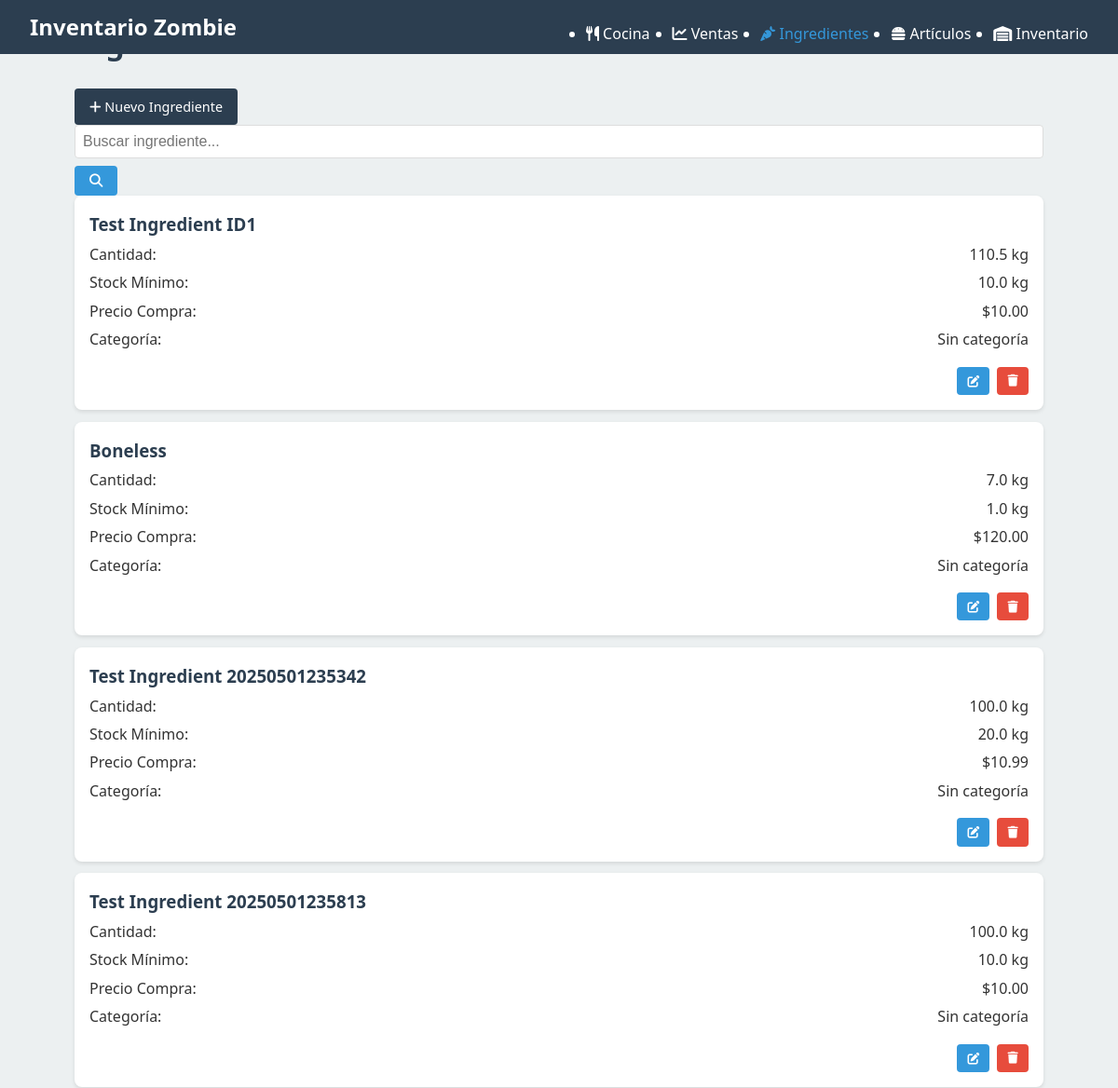
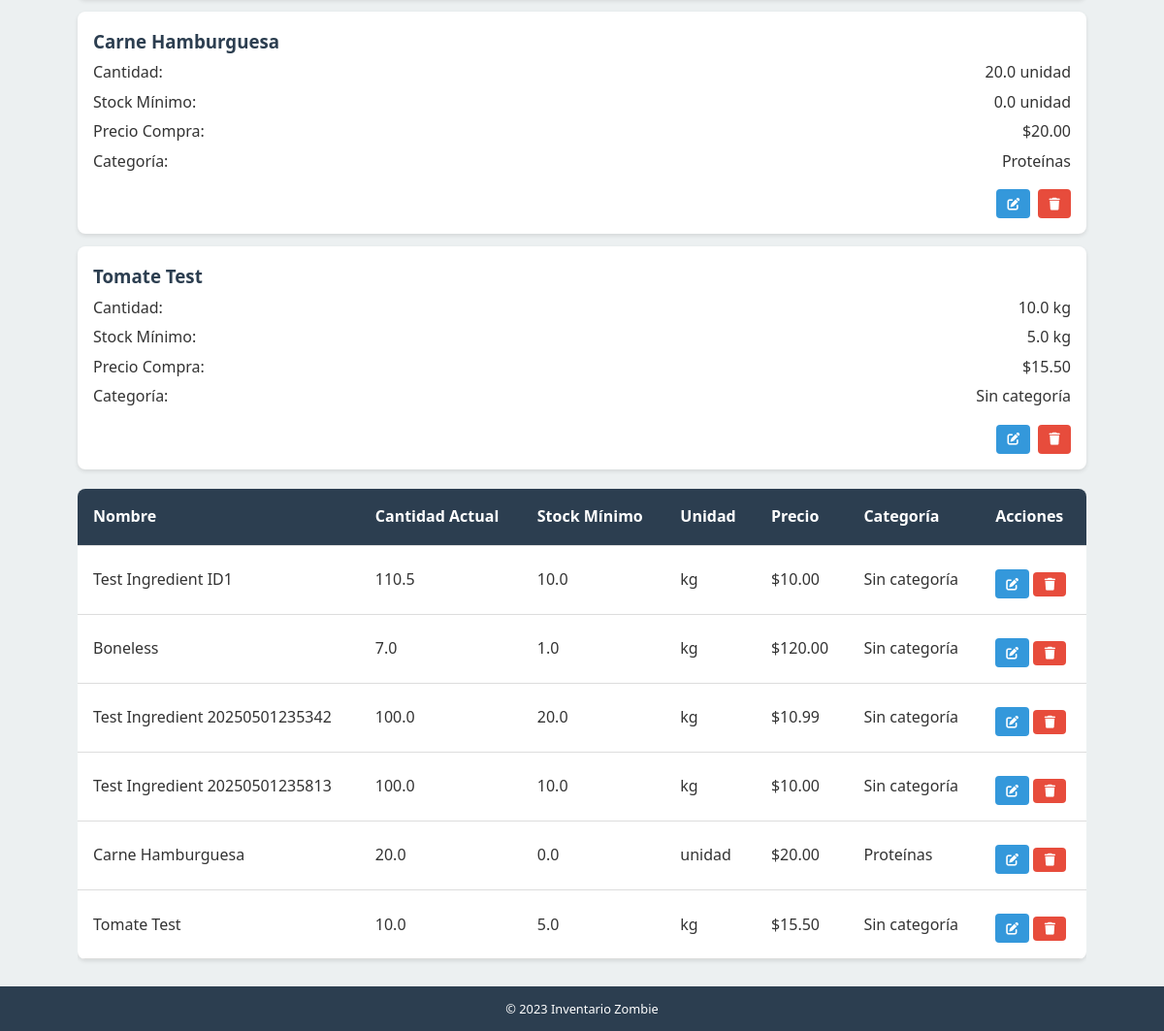
The page /ingredientes/ on the database as committed earlier (2 pictures, top to bottom).
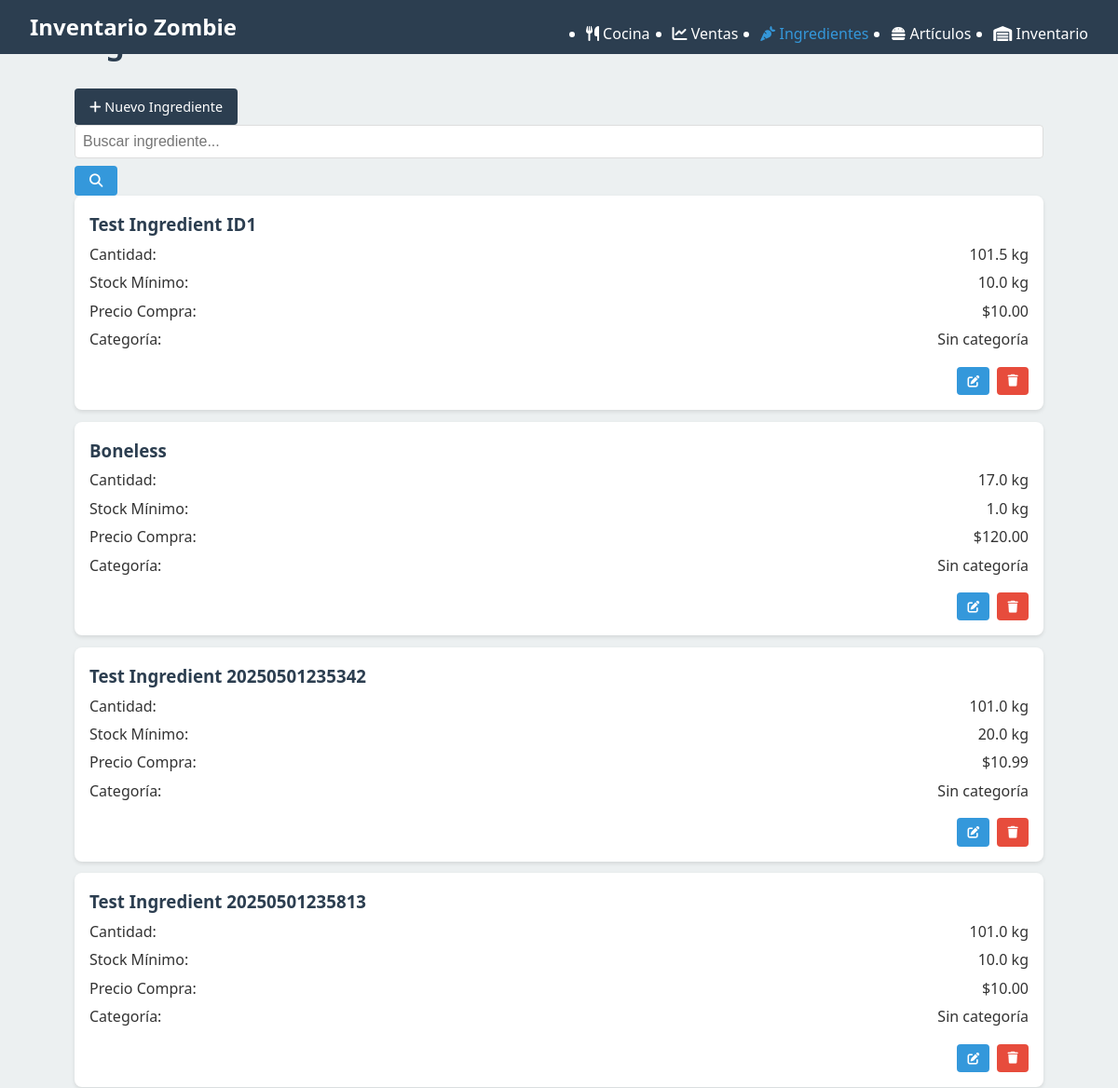
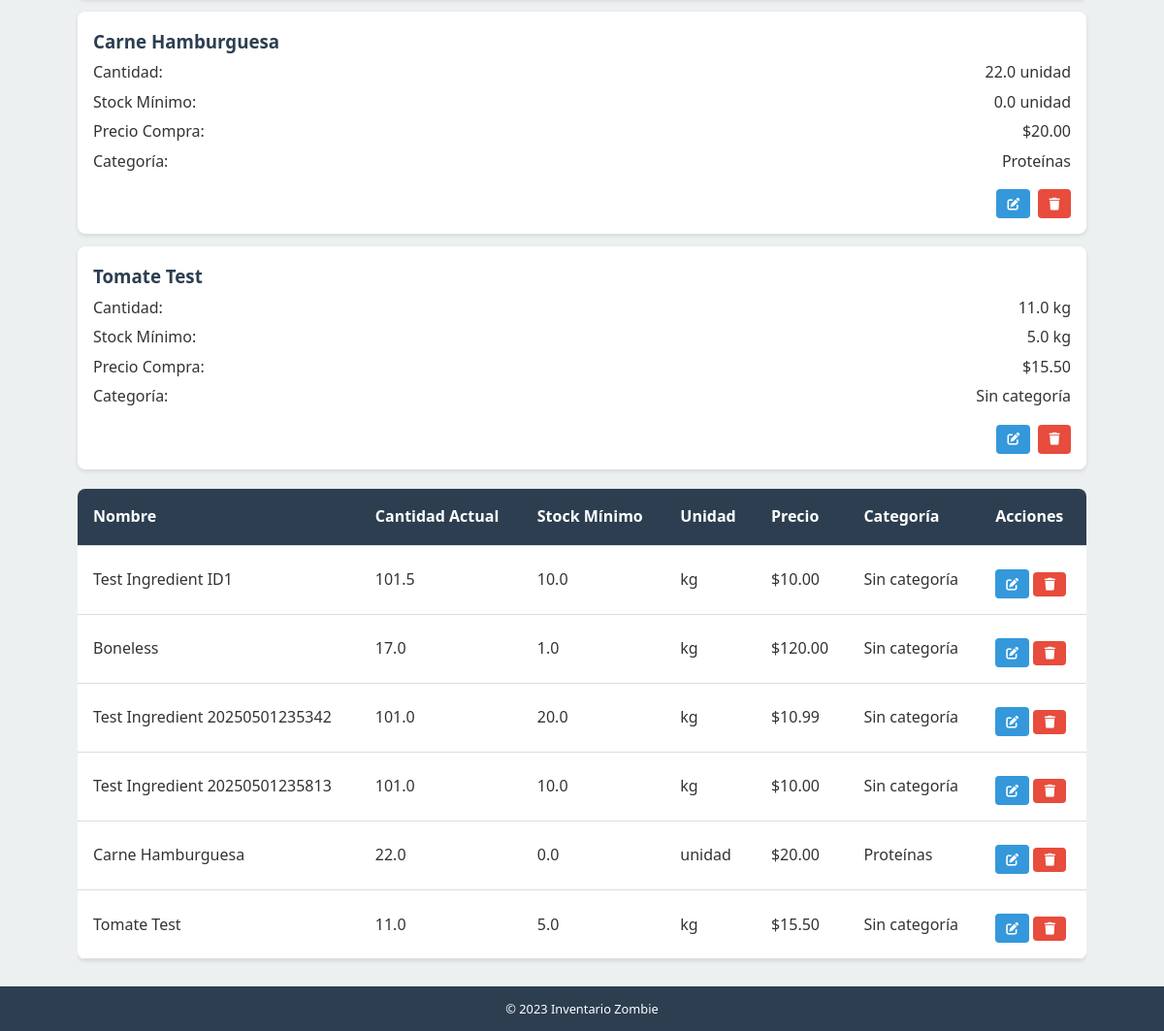
The same page on the database as committed later (2 pictures, top to bottom).
### tables this page shows
CREATE TABLE Ingredientes (
    id INTEGER PRIMARY KEY AUTOINCREMENT,
    nombre TEXT NOT NULL UNIQUE,
    unidad_medida TEXT NOT NULL,
    precio_compra REAL,
    cantidad_actual REAL NOT NULL DEFAULT 0,
    stock_minimo REAL
, categoria TEXT);

### routes/ingredientes.py (the view)
@ingredientes_web_bp.route('/', methods=['GET'])
def index():
    db = get_db()
    cursor = db.execute('SELECT * FROM Ingredientes')
    ingredientes = []
    for row in cursor.fetchall():
        ingrediente = dict(
            id=row['id'],
            nombre=row['nombre'],
            unidad_medida=row['unidad_medida'],
            precio_compra=row['precio_compra'],
            cantidad_actual=row['cantidad_actual'],
            stock_minimo=row['stock_minimo']
        )
        try:
            ingrediente['categoria'] = row['categoria']
        except (IndexError, KeyError):
            ingrediente['categoria'] = None
        ingredientes.append(ingrediente)
    return render_template('ingredientes/lista.html', ingredientes=ingredientes)

### app.py (called while the page is built)
@app.after_request
def add_cors_headers(response):
    response.headers.add('Access-Control-Allow-Origin', '*')
    response.headers.add('Access-Control-Allow-Headers', 'Content-Type,Authorization')
    response.headers.add('Access-Control-Allow-Methods', 'GET,PUT,POST,DELETE,OPTIONS')
    return response

### database.py (called while the page is built)
def get_db():
    if 'db' not in g:
        g.db = sqlite3.connect(
            current_app.config['DATABASE'],
            detect_types=sqlite3.PARSE_DECLTYPES
        )
        g.db.row_factory = sqlite3.Row
    return g.db

### templates/ingredientes/lista.html (shortened to what this page needs)
{% extends "layout.html" %}
{% block content %}
<div class="page-header">
    <h1>Ingredientes</h1>
    <a href="{{ url_for('ingredientes_web.nuevo') }}" class="btn btn-primary">
        <i class="fas fa-plus"></i> Nuevo Ingrediente
    </a>
</div>
<div class="search-box">
    <input type="text" id="search-input" placeholder="Buscar ingrediente...">
    <button id="search-button" class="btn">
        <i class="fas fa-search"></i>
    </button>
</div>
<div class="item-list" id="ingredient-cards">
    {% for ingrediente in ingredientes %}
    <div class="item-card">
        <h3>{{ ingrediente.nombre }}</h3>
        <div class="item-detail">
            <span>Cantidad:</span>
            <span class="{% if ingrediente.cantidad_actual <= ingrediente.stock_minimo %}low-stock{% endif %}">
                {{ ingrediente.cantidad_actual }} {{ ingrediente.unidad_medida }}
            </span>
        </div>
        <div class="item-detail">
            <span>Stock Mínimo:</span>
            <span>{{ ingrediente.stock_minimo }} {{ ingrediente.unidad_medida }}</span>
        </div>
        <div class="item-detail">
            <span>Precio Compra:</span>
            <span>${{ "%.2f"|format(ingrediente.precio_compra) }}</span>
        </div>
        <div class="item-detail">
            <span>Categoría:</span>
            <span>{{ ingrediente.get('categoria') or 'Sin categoría' }}</span>
        </div>
        <div class="item-actions">
            <a href="{{ url_for('ingredientes_web.editar', id=ingrediente.id) }}" class="btn btn-secondary btn-sm">
                <i class="fas fa-edit"></i>
            </a>
            <button class="btn btn-danger btn-sm delete-ingredient"
                   data-id="{{ ingrediente.id }}"
                   data-name="{{ ingrediente.nombre }}">
                <i class="fas fa-trash"></i>
            </button>
        </div>
    </div>
    {% endfor %}
</div>
<div class="table-responsive d-none d-md-block">
    <table>
        <thead>
            <tr>
                <th>Nombre</th>
                <th>Cantidad Actual</th>
                <th>Stock Mínimo</th>
                <th>Unidad</th>
                <th>Precio</th>
                <th>Categoría</th>
                <th>Acciones</th>
            </tr>
        </thead>
        <tbody>
            {% for ingrediente in ingredientes %}
            <tr>
                <td>{{ ingrediente.nombre }}</td>
                <td class="{% if ingrediente.cantidad_actual <= ingrediente.stock_minimo %}low-stock{% endif %}">
                    {{ ingrediente.cantidad_actual }}
                </td>
                <td>{{ ingrediente.stock_minimo }}</td>
                <td>{{ ingrediente.unidad_medida }}</td>
                <td>${{ "%.2f"|format(ingrediente.precio_compra) }}</td>
                <td>{{ ingrediente.get('categoria') or 'Sin categoría' }}</td>
                <td>
                    <a href="{{ url_for('ingredientes_web.editar', id=ingrediente.id) }}" class="btn btn-secondary btn-sm">
                        <i class="fas fa-edit"></i>
                    </a>
                    <button class="btn btn-danger btn-sm delete-ingredient"
                           data-id="{{ ingrediente.id }}"
                           data-name="{{ ingrediente.nombre }}">
                        <i class="fas fa-trash"></i>
                    </button>
                </td>
            </tr>
            {% else %}
            <tr>
                <td colspan="7" class="text-center">No hay ingredientes registrados</td>
            </tr>
            {% endfor %}
        </tbody>
    </table>
</div>
{% endblock %}

### templates/layout.html (shortened to what this page needs)
<!DOCTYPE html>
<html lang="es">
<head>
    <link rel="stylesheet" href="{{ url_for('static', filename='css/main.css') }}">
    <link rel="stylesheet" href="https://cdnjs.cloudflare.com/ajax/libs/font-awesome/6.1.1/css/all.min.css">
</head>
<body>
    <header>
        <nav>
            <div class="logo">
                <a href="{{ url_for('index') }}">Inventario Zombie</a>
            </div>
            <ul class="nav-links">
                <li><a href="{{ url_for('recepciones_web.formulario') }}"><i class="fas fa-utensils"></i> Cocina</a></li>
                <li><a href="{{ url_for('ventas_web.lista') }}"><i class="fas fa-chart-line"></i> Ventas</a></li>
                <li><a href="{{ url_for('ingredientes_web.index') }}"><i class="fas fa-carrot"></i> Ingredientes</a></li>
                <li><a href="{{ url_for('articulos_web.index') }}"><i class="fas fa-hamburger"></i> Artículos</a></li>
                <li><a href="{{ url_for('inventario_web.dashboard') }}"><i class="fas fa-warehouse"></i> Inventario</a></li>
            </ul>
        </nav>
    </header>
    <main class="container">
        {% block content %}{% endblock %}
    </main>
    <footer>
        <p>&copy; 2023 Inventario Zombie</p>
    </footer>
</body>
</html>

### static/css/main.css (style rules this page uses)
:root { --primary-color: #2c3e50; --secondary-color: #3498db; --accent-color: #e74c3c; --background-color: #ecf0f1; --text-color: #333; --light-text: #fff; --success-color: #2ecc71; --warning-color: #f39c12; --error-color: #e74c3c; --info-color: #3498db; }
* { margin: 0; padding: 0; box-sizing: border-box; }
body { font-family: 'Segoe UI', Tahoma, Geneva, Verdana, sans-serif; line-height: 1.6; color: var(--text-color); background-color: var(--background-color); }
.container { width: 95%; margin: 0 auto; padding: 10px; }
header { background-color: var(--primary-color); color: var(--light-text); padding: 0.5rem 0; position: fixed; top: 0; width: 100%; z-index: 1000; }
nav { display: flex; justify-content: space-between; align-items: center; padding: 0 1rem; }
.logo a { color: var(--light-text); text-decoration: none; font-size: 1.2rem; font-weight: bold; }
.nav-links { position: fixed; top: 0; right: -100%; width: 70%; height: 100vh; background-color: var(--primary-color); flex-direction: column; justify-content: flex-start; align-items: center; padding-top: 60px; transition: right 0.3s ease; z-index: 900; }
.nav-links li { margin: 1rem 0; width: 100%; text-align: center; }
.nav-links a { color: var(--light-text); text-decoration: none; font-size: 1.1rem; display: block; padding: 0.5rem 0; transition: background-color 0.3s; }
.nav-links a:hover, .nav-links a.active { background-color: var(--secondary-color); }
main { margin-top: 60px; min-height: calc(100vh - 110px); padding: 1rem 0; }
h1 { color: var(--primary-color); margin-bottom: 1rem; font-size: 1.5rem; text-align: center; }
.btn { display: inline-block; background-color: var(--secondary-color); color: var(--light-text); padding: 0.5rem 1rem; border-radius: 4px; text-decoration: none; margin-top: 0.5rem; transition: background-color 0.3s; text-align: center; border: none; cursor: pointer; font-size: 0.9rem; }
input, select, textarea { width: 100%; padding: 0.5rem; border: 1px solid #ddd; border-radius: 4px; font-size: 1rem; }
.table-responsive { overflow-x: auto; width: 100%; }
table { width: 100%; border-collapse: collapse; margin: 0.5rem 0; background-color: white; border-radius: 8px; overflow: hidden; box-shadow: 0 2px 4px rgba(0, 0, 0, 0.1); }
th, td { padding: 0.7rem; text-align: left; border-bottom: 1px solid #ddd; font-size: 0.9rem; }
th { background-color: var(--primary-color); color: var(--light-text); }
.item-card { background: white; border-radius: 8px; padding: 1rem; margin-bottom: 0.8rem; box-shadow: 0 2px 4px rgba(0, 0, 0, 0.1); }
.item-card h3 { color: var(--primary-color); margin-bottom: 0.3rem; }
.item-card .item-detail { display: flex; justify-content: space-between; margin-bottom: 0.3rem; }
.item-card .item-actions { display: flex; justify-content: flex-end; gap: 0.5rem; margin-top: 0.5rem; }
footer { background-color: var(--primary-color); color: var(--light-text); text-align: center; padding: 0.8rem 0; font-size: 0.8rem; }
@media screen and (min-width: 768px) { .container { width: 90%; padding: 20px; } }
@media screen and (min-width: 768px) { nav { padding: 0 2rem; } }
@media screen and (min-width: 768px) { .logo a { font-size: 1.5rem; } }
@media screen and (min-width: 768px) { .nav-links { position: static; width: auto; height: auto; background-color: transparent; display: flex; flex-direction: row; padding-top: 0; } }
@media screen and (min-width: 768px) { .nav-links li { margin-left: 1.5rem; margin-bottom: 0; width: auto; } }
@media screen and (min-width: 768px) { .nav-links a { font-size: 1rem; padding: 0; } }
@media screen and (min-width: 768px) { .nav-links a:hover, .nav-links a.active { background-color: transparent; color: var(--secondary-color); } }
@media screen and (min-width: 768px) { main { margin-top: 70px; padding: 2rem 0; } }
@media screen and (min-width: 768px) { h1 { font-size: 2rem; text-align: left; } }
@media screen and (min-width: 768px) { th, td { padding: 1rem; font-size: 1rem; } }
.btn-primary { background-color: var(--primary-color); }
.btn-secondary { background-color: var(--secondary-color); }
.btn-danger { background-color: var(--accent-color); }
.btn-sm { padding: 0.3rem 0.7rem; font-size: 0.8rem; }

Rows that differ between the two databases and show on the page:
changed Ingredientes "Test Ingredient ID1": cantidad_actual "110.5" → "101.5"
changed Ingredientes "Boneless": cantidad_actual "7.0" → "17.0"
changed Ingredientes "Test Ingredient 20250501235342": cantidad_actual "100.0" → "101.0"
changed Ingredientes "Test Ingredient 20250501235813": cantidad_actual "100.0" → "101.0"
changed Ingredientes "Carne Hamburguesa": cantidad_actual "20.0" → "22.0"
changed Ingredientes "Tomate Test": cantidad_actual "10.0" → "11.0"
